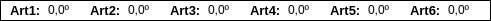
   <widget class="QFrame" name="FKOutputValueFrame">
    <property name="geometry">
     <rect>
      <x>390</x>
      <y>560</y>
      <width>491</width>
      <height>21</height>
     </rect>
    </property>
    <property name="styleSheet">
     <string notr="true">background-color:rgb(255, 255, 255)</string>
    </property>
    <property name="frameShape">
     <enum>QFrame::Shape::Box</enum>
    </property>
    <property name="frameShadow">
     <enum>QFrame::Shadow::Plain</enum>
    </property>
    <widget class="QLabel" name="FKCurrentPosValueArt1">
     <property name="geometry">
      <rect>
       <x>48</x>
       <y>2</y>
       <width>51</width>
       <height>16</height>
      </rect>
     </property>
     <property name="styleSheet">
      <string notr="true">background-color: rgba(255, 255, 255,0)</string>
     </property>
     <property name="text">
      <string>0,0º</string>
     </property>
    </widget>
    <widget class="QLabel" name="FKLabelCurrentPosArt1">
     <property name="geometry">
      <rect>
       <x>10</x>
       <y>0</y>
       <width>41</width>
       <height>20</height>
      </rect>
     </property>
     <property name="font">
      <font>
       <pointsize>10</pointsize>
       <bold>true</bold>
      </font>
     </property>
     <property name="styleSheet">
      <string notr="true">background-color: rgba(255, 255, 255,0)</string>
     </property>
     <property name="text">
      <string>Art1:</string>
     </property>
    </widget>
    <widget class="QLabel" name="FKLabelCurrentPosArt2">
     <property name="geometry">
      <rect>
       <x>90</x>
       <y>0</y>
       <width>41</width>
       <height>20</height>
      </rect>
     </property>
     <property name="font">
      <font>
       <pointsize>10</pointsize>
       <bold>true</bold>
      </font>
     </property>
     <property name="styleSheet">
      <string notr="true">background-color: rgba(255, 255, 255,0)</string>
     </property>
     <property name="text">
      <string>Art2:</string>
     </property>
    </widget>
    <widget class="QLabel" name="FKCurrentPosValueArt2">
     <property name="geometry">
      <rect>
       <x>128</x>
       <y>2</y>
       <width>51</width>
       <height>16</height>
      </rect>
     </property>
     <property name="styleSheet">
      <string notr="true">background-color: rgba(255, 255, 255,0)</string>
     </property>
     <property name="text">
      <string>0,0º</string>
     </property>
    </widget>
    <widget class="QLabel" name="FKLabelCurrentPosArt3">
     <property name="geometry">
      <rect>
       <x>170</x>
       <y>0</y>
       <width>41</width>
       <height>20</height>
      </rect>
     </property>
     <property name="font">
      <font>
       <pointsize>10</pointsize>
       <bold>true</bold>
      </font>
     </property>
     <property name="styleSheet">
      <string notr="true">background-color: rgba(255, 255, 255,0)</string>
     </property>
     <property name="text">
      <string>Art3:</string>
     </property>
    </widget>
    <widget class="QLabel" name="FKCurrentPosValueArt3">
     <property name="geometry">
      <rect>
       <x>208</x>
       <y>2</y>
       <width>51</width>
       <height>16</height>
      </rect>
     </property>
     <property name="styleSheet">
      <string notr="true">background-color: rgba(255, 255, 255,0)</string>
     </property>
     <property name="text">
      <string>0,0º</string>
     </property>
    </widget>
    <widget class="QLabel" name="FKLabelCurrentPosArt4">
     <property name="geometry">
      <rect>
       <x>250</x>
       <y>0</y>
       <width>41</width>
       <height>20</height>
      </rect>
     </property>
     <property name="font">
      <font>
       <pointsize>10</pointsize>
       <bold>true</bold>
      </font>
     </property>
     <property name="styleSheet">
      <string notr="true">background-color: rgba(255, 255, 255,0)</string>
     </property>
     <property name="text">
      <string>Art4:</string>
     </property>
    </widget>
    <widget class="QLabel" name="FKCurrentPosValueArt4">
     <property name="geometry">
      <rect>
       <x>288</x>
       <y>2</y>
       <width>51</width>
       <height>16</height>
      </rect>
     </property>
     <property name="styleSheet">
      <string notr="true">background-color: rgba(255, 255, 255,0)</string>
     </property>
     <property name="text">
      <string>0,0º</string>
     </property>
    </widget>
    <widget class="QLabel" name="FKLabelCurrentPosArt5">
     <property name="geometry">
      <rect>
       <x>330</x>
       <y>0</y>
       <width>41</width>
       <height>20</height>
      </rect>
     </property>
     <property name="font">
      <font>
       <pointsize>10</pointsize>
       <bold>true</bold>
      </font>
     </property>
     <property name="styleSheet">
      <string notr="true">background-color: rgba(255, 255, 255,0)</string>
     </property>
     <property name="text">
      <string>Art5:</string>
     </property>
    </widget>
    <widget class="QLabel" name="FKCurrentPosValueArt5">
     <property name="geometry">
      <rect>
       <x>368</x>
       <y>2</y>
       <width>51</width>
       <height>16</height>
      </rect>
     </property>
     <property name="styleSheet">
      <string notr="true">background-color: rgba(255, 255, 255,0)</string>
     </property>
     <property name="text">
      <string>0,0º</string>
     </property>
    </widget>
    <widget class="QLabel" name="FKCurrentPosValueArt6">
     <property name="geometry">
      <rect>
       <x>448</x>
       <y>2</y>
       <width>51</width>
       <height>16</height>
      </rect>
     </property>
     <property name="styleSheet">
      <string notr="true">background-color: rgba(255, 255, 255,0)</string>
     </property>
     <property name="text">
      <string>0,0º</string>
     </property>
    </widget>
    <widget class="QLabel" name="FKLabelCurrentPosArt6">
     <property name="geometry">
      <rect>
       <x>410</x>
       <y>0</y>
       <width>41</width>
       <height>20</height>
      </rect>
     </property>
     <property name="font">
      <font>
       <pointsize>10</pointsize>
       <bold>true</bold>
      </font>
     </property>
     <property name="styleSheet">
      <string notr="true">background-color: rgba(255, 255, 255,0)</string>
     </property>
     <property name="text">
      <string>Art6:</string>
     </property>
    </widget>
   </widget>
